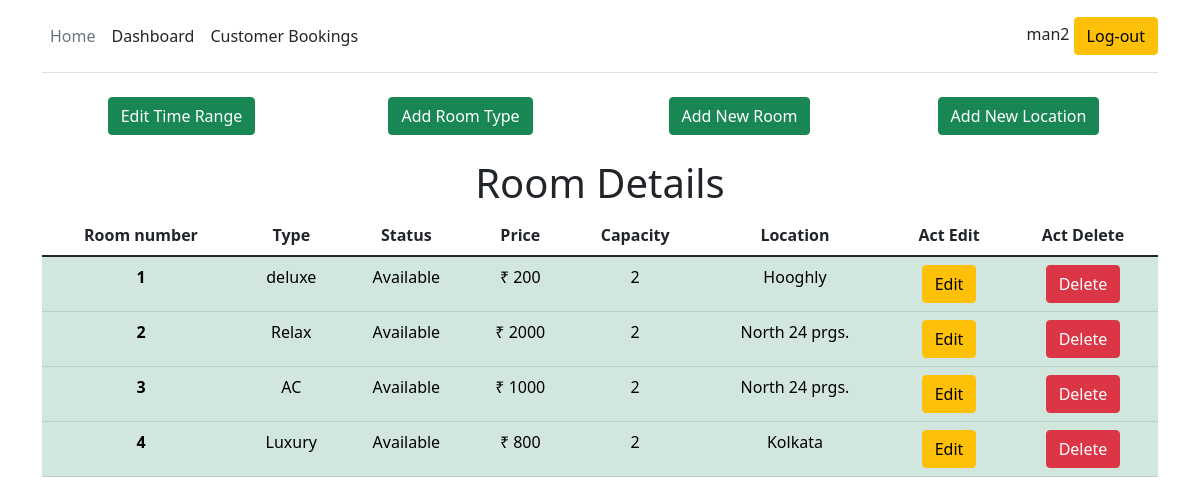
The page /manager_dashboard/man2/ (signed in) on the database its author committed.
### rmmain/models.py (models this page shows, shortened)
class Room(models.Model):
    manager = models.ForeignKey(Manager,on_delete=models.CASCADE)
    roomtype = models.ForeignKey(Roomtype,on_delete=models.CASCADE)
    capacity = models.IntegerField(default=0,blank=False)
    price = models.IntegerField(default=0)
    status = models.CharField(max_length=10000,blank=False)
    location = models.ForeignKey(Location,on_delete=models.CASCADE)
    address = models.CharField(max_length=10000,blank=False)
    mnumber = models.CharField(max_length=11,blank=False)

class Roomtype(models.Model):
    roomtype = models.CharField(max_length=200,blank=False)
    def __str__(self):
        return str(self.roomtype)

class Location(models.Model):
    city = models.CharField(max_length=200,blank=False)
    state = models.CharField(max_length=200,blank=False)
    country = models.CharField(max_length=200,blank=False)
    def __str__(self):
        return str(self.city)

### rmmain/views.py (the view)
# urls.py: path('manager_dashboard/<str:user>/', views.manager_dashboard,name='manager_dashboard'),
@login_required(login_url='manager_login')
def manager_dashboard(request,user):
    if request.user.is_authenticated:
        one = Manager.objects.filter(username=request.user).values_list('email',flat=True).first()
        two = User.objects.filter(username=user).values_list('email',flat=True).first()
        if one == two:
            all_roomtypes = Roomtype.objects.all()
            locations = Location.objects.all()
            usr =Manager.objects.get(username=request.user)
            rooms = Room.objects.filter(manager=usr)
            slot_range = Slotdelay.objects.get(manager = usr)
            context = {
                'alltypes':all_roomtypes,
                'alllocations' : locations,
                'rooms' : rooms,
                'slot_range':slot_range
            }
            return render(request,'manager_dashboard.html',context)
        else:
            auth.logout(request)
            return redirect('home')
    else:
        return redirect('manager_login')

### templates/manager_dashboard.html (shortened to what this page needs)
<!doctype html>
<html lang="en">
{% load static %}
<head>
    <link href="https://cdn.jsdelivr.net/npm/bootstrap@5.1.3/dist/css/bootstrap.min.css" rel="stylesheet"
>
</head>
<body>
    <div class="container">
        <header
            class="d-flex flex-wrap align-items-center justify-content-center justify-content-md-between py-3 mb-4 border-bottom">
            <ul class="nav col-12 col-md-auto mb-2 justify-content-center mb-md-0">
                <li><a href="{%url 'home'%}" class="nav-link px-2 link-secondary">Home</a></li>
                <li><a href="/manager_dashboard/{{request.user}}" class="nav-link px-2 link-dark">Dashboard</a></li>
                <li><a href="{%url 'customer_bookings'%}" class="nav-link px-2 link-dark">Customer Bookings</a></li>
            </ul>
            {% if user.is_authenticated %}
            <div class="col-md-3 text-end">
                {{ user.username }}
                <a class="btn btn-warning" href="{% url 'logout'%}" role="button">Log-out</a>
            </div>
            {%else %}
            <div class="col-md-3 text-end">
                <p style="margin: 0;">Log-In / Register</p>
            </div>
            {% endif %}
        </header>
    </div>
    <div class="container mb-4 mt-4" style="display: flex;text-align: center;">
        <div class="container">
            <button type="button" class="btn btn-success" data-bs-toggle="modal" data-bs-target="#exampleModal3">
                Edit Time Range
            </button>
        </div>
        <div class="container">
            <button type="button" class="btn btn-success" data-bs-toggle="modal" data-bs-target="#exampleModal1">
                Add Room Type
            </button>
        </div>
        <div class="container">
            <button type="button" class="btn btn-success" data-bs-toggle="modal" data-bs-target="#exampleModal2">
                Add New Room
            </button>
        </div>
        <div class="container">
            <button type="button" class="btn btn-success" data-bs-toggle="modal" data-bs-target="#exampleModal">
                Add New Location
            </button>
        </div>
    </div>
    <div class="container" style="text-align: center;">
        <h1>Room Details</h1>
        <table class="table table-hover">
            <thead>
                <tr>
                    <th scope="col">Room number</th>
                    <th scope="col">Type</th>
                    <th scope="col">Status</th>
                    <th scope="col">Price</th>
                    <th scope="col">Capacity</th>
                    <th scope="col">Location</th>
                    <th scope="col">Act Edit</th>
                    <th scope="col">Act Delete</th>
                </tr>
            </thead>
            <tbody>
                {% for r in rooms %}
                {% if r.status == 'Available' %}
                <tr class="table-success">
                    <th scope="row">{{forloop.counter}}</th>
                    <td>{{r.roomtype}}</td>
                    <td>{{r.status}}</td>
                    <td>&#8377 {{r.price}}</td>
                    <td>{{r.capacity}}</td>
                    <td>{{r.location}}</td>
                    <td><a name="" id="" class="btn btn-warning" href="/roomedit/{{request.user}}/{{r.id}}"
                            role="button">Edit</a></td>
                    <td><a name="{{r.id}}" id="" class="btn btn-danger" href="/roomdelete/{{r.id}}"
                            role="button">Delete</a></td>
                </tr>
                {% endif %}
                {% endfor %}
            </tbody>
        </table>
    </div>
</body>
</html>

### rows shown on the page
Room: roomtype "deluxe", status "Available", price "200", capacity "2", location "Hooghly"
Room: roomtype "Relax", status "Available", price "2000", capacity "2", location "North 24 prgs."
Room: roomtype "AC", status "Available", price "1000", capacity "2", location "North 24 prgs."
Room: roomtype "Luxury", status "Available", price "800", capacity "2", location "Kolkata"

### other values the page prints
{{ user.username }} "man2"
